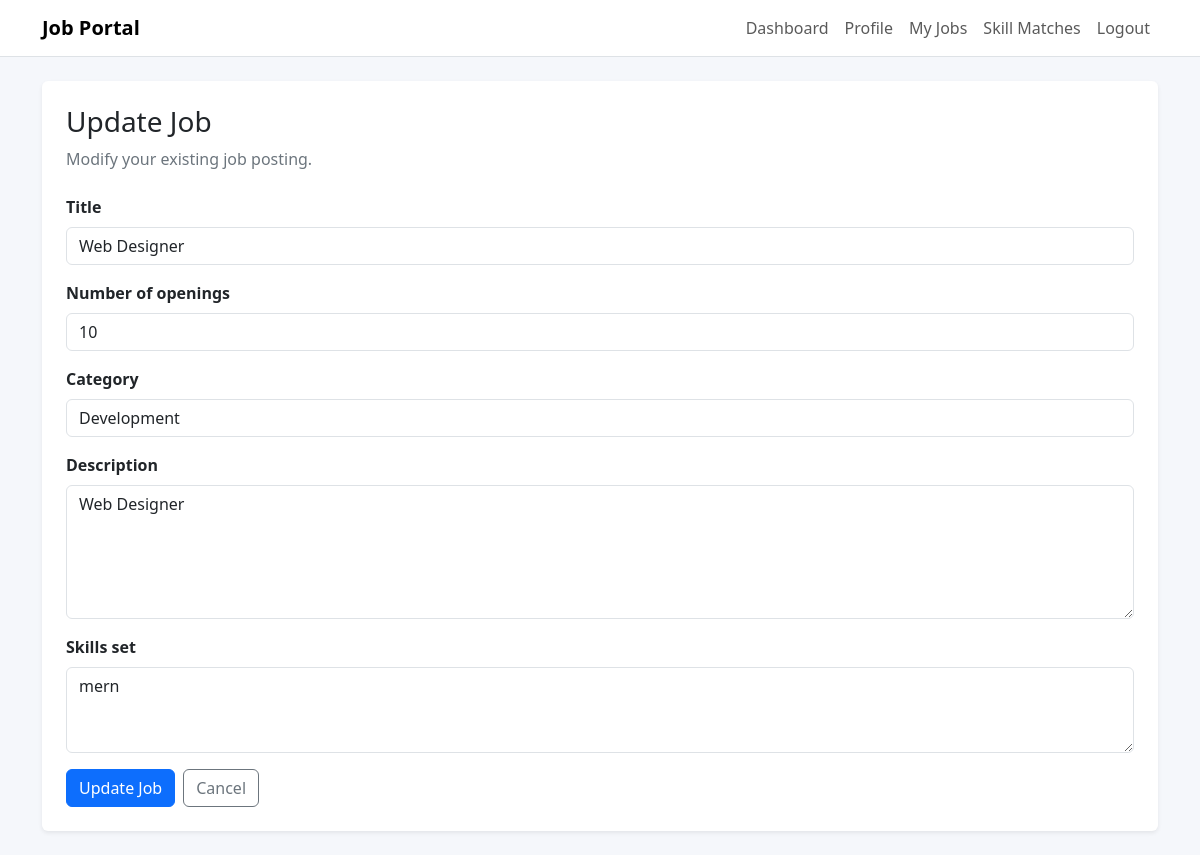
/jobs/5/update/ (signed in), run on the app's committed database.
### Tushar_1196_JobPortal/models.py (models this page shows, shortened)
class JobPost(models.Model):
    recruiter = models.ForeignKey(
        settings.AUTH_USER_MODEL,
        on_delete=models.CASCADE,
        related_name="job_posts",
    )
    title = models.CharField(max_length=200)
    number_of_openings = models.PositiveIntegerField()
    category = models.CharField(max_length=120)
    description = models.TextField()
    skills_set = models.TextField()
    created_at = models.DateTimeField(auto_now_add=True)
    class Meta:
        ordering = ["-created_at"]

### Tushar_1196_JobPortal/views.py (the view)
# urls.py: path('jobs/<int:job_id>/update/', views.job_update_view, name='job_update'),
@login_required
@never_cache
@ensure_csrf_cookie
def job_update_view(request, job_id):
    profile = get_or_create_profile(request.user)
    if profile.user_type != UserProfile.RECRUITER:
        messages.error(request, "Only recruiters can update jobs.")
        return redirect("dashboard")
    job = get_object_or_404(JobPost, id=job_id, recruiter=request.user)
    if request.method == "POST":
        form = JobPostForm(request.POST, instance=job)
        if form.is_valid():
            form.save()
            messages.success(request, "Job updated successfully.")
            return redirect("my_jobs")
    else:
        form = JobPostForm(instance=job)
    return render(
        request,
        "jobportal/job_post.html",
        {
            "form": form,
            "profile": profile,
            "title": "Update Job",
            "button_text": "Update Job",
        },
    )

### Tushar_1196_JobPortal/forms.py
class JobPostForm(BootstrapFormMixin, forms.ModelForm):
    class Meta:
        model = JobPost
        fields = [
            "title",
            "number_of_openings",
            "category",
            "description",
            "skills_set",
        ]
        widgets = {
            "description": forms.Textarea(attrs={"rows": 5}),
            "skills_set": forms.Textarea(attrs={"rows": 3}),
            "number_of_openings": forms.NumberInput(attrs={"min": 1}),
        }
        labels = {
            "number_of_openings": "Number of openings",
            "skills_set": "Skills set",
        }
    def __init__(self, *args, **kwargs):
        super().__init__(*args, **kwargs)
        self.apply_bootstrap()

### Tushar_1196_JobPortal/forms.py (called while the page is built)
    def apply_bootstrap(self):
        for field in self.fields.values():
            if isinstance(field.widget, forms.Select):
                field.widget.attrs["class"] = "form-select"
            else:
                field.widget.attrs["class"] = "form-control"

### Tushar_1196_JobPortal/views.py (called while the page is built)
def get_or_create_profile(user):
    profile, _ = UserProfile.objects.get_or_create(
        user=user,
        defaults={
            "display_name": user.get_username(),
            "user_type": UserProfile.JOB_SEEKER,
        },
    )
    return profile

### Tushar_1196_JobPortal/templates/jobportal/job_post.html (shortened to what this page needs)
{% extends "jobportal/base.html" %}
{% block content %}
<section class="card border-0 shadow-sm">
    <div class="card-body p-4">
        <h1 class="h3 mb-2">{{ title }}</h1>
        <p class="text-secondary mb-4">
            {% if "Update" in title %}
                Modify your existing job posting.
            {% else %}
                Create a recruiter job posting.
            {% endif %}
        </p>
        <form method="post" novalidate>
            {% for field in form %}
                <div class="mb-3">
                    <label class="form-label fw-semibold" for="{{ field.id_for_label }}">{{ field.label }}</label>
                    {{ field }}
                </div>
            {% endfor %}
            <div class="d-flex gap-2">
                <button class="btn btn-primary" type="submit">{{ button_text }}</button>
                <a href="{% url 'my_jobs' %}" class="btn btn-outline-secondary">Cancel</a>
            </div>
        </form>
    </div>
</section>
{% endblock %}

### Tushar_1196_JobPortal/templates/jobportal/base.html (style rules this page uses)
body { background: #f5f7fb; }

### data on the page
JobPost: form "Web Designer" "10" "Development" "Web Designer" "mern"

### other printed values
{{ title }} "Update Job"
{{ field.label }} "Title" "Number of openings" "Category" "Description" "Skills set"
{{ button_text }} "Update Job"
